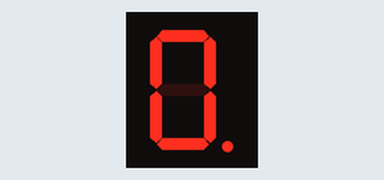
Bench run of a sketch on a simulated Arduino Uno, built with avr-gcc and run on an emulated ATmega328P. Parts: 1-digit seven-segment display. Wiring (inferred from the names in the program): 1-digit 7-segment display, segments lit when LOW: segments pin 2, pin 3, pin 4, pin 5, pin 6, pin 7, pin 8, pin 9. The segment pins are drawn as the display they are named for.

Above: at 0.1 s.
At 1.1 s:
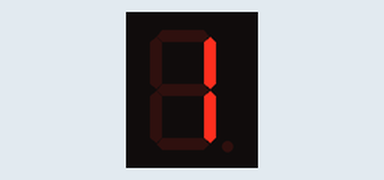
At 2.1 s:
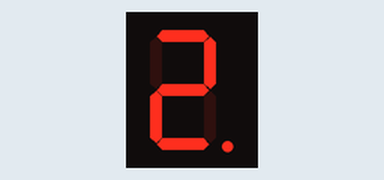
At 4.1 s:
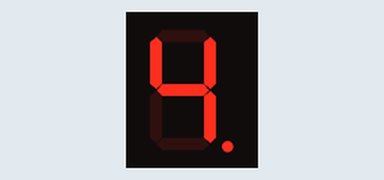
At 6.1 s:
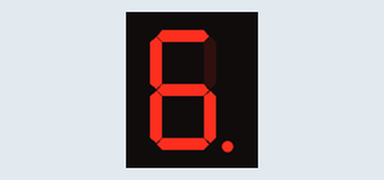
At 9.1 s:
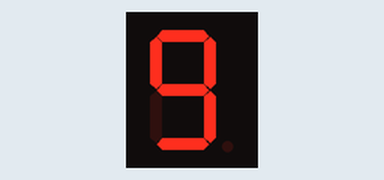

The sketch:

7-SEGMENT.ino
```cpp
#define segA 2
#define segB 3
#define segC 4
#define segD 5
#define segE 6
#define segF 7
#define segG 8
#define segDP 9

void setup() {
  // put your setup code here, to run once:
  pinMode(segA, OUTPUT);
  pinMode(segB, OUTPUT);
  pinMode(segC, OUTPUT);
  pinMode(segD, OUTPUT);
  pinMode(segE, OUTPUT);
  pinMode(segF, OUTPUT);
  pinMode(segG, OUTPUT);
  pinMode(segDP, OUTPUT);


}

void loop() {
  // put your main code here, to run repeatedly:

  // 0

  digitalWrite(segA, LOW);
  digitalWrite(segB, LOW);
  digitalWrite(segC, LOW);
  digitalWrite(segD, LOW);
  digitalWrite(segE, LOW);
  digitalWrite(segF, LOW);
  digitalWrite(segG, HIGH);
  digitalWrite(segDP, LOW);
  delay(1000);

  // 1

  digitalWrite(segA, HIGH);
  digitalWrite(segB, LOW);
  digitalWrite(segC, LOW);
  digitalWrite(segD, HIGH);
  digitalWrite(segE, HIGH);
  digitalWrite(segF, HIGH);
  digitalWrite(segG, HIGH);
  digitalWrite(segDP, HIGH);
  delay(1000);

  // 2

  digitalWrite(segA, LOW);
  digitalWrite(segB, LOW);
  digitalWrite(segC, HIGH);
  digitalWrite(segD, LOW);
  digitalWrite(segE, LOW);
  digitalWrite(segF, HIGH);
  digitalWrite(segG, LOW);
  digitalWrite(segDP, LOW);
  delay(1000);

  // 3

  digitalWrite(segA, LOW);
  digitalWrite(segB, LOW);
  digitalWrite(segC, LOW);
  digitalWrite(segD, LOW);
  digitalWrite(segE, HIGH);
  digitalWrite(segF, HIGH);
  digitalWrite(segG, LOW);
  digitalWrite(segDP, HIGH);
  delay(1000);

  // 4

  digitalWrite(segA, HIGH);
  digitalWrite(segB, LOW);
  digitalWrite(segC, LOW);
  digitalWrite(segD, HIGH);
  digitalWrite(segE, HIGH);
  digitalWrite(segF, LOW);
  digitalWrite(segG, LOW);
  digitalWrite(segDP, LOW);
  delay(1000);

  // 5

  digitalWrite(segA, LOW);
  digitalWrite(segB, HIGH);
  digitalWrite(segC, LOW);
  digitalWrite(segD, LOW);
  digitalWrite(segE, HIGH);
  digitalWrite(segF, LOW);
  digitalWrite(segG, LOW);
  digitalWrite(segDP, HIGH);
  delay(1000);

  // 6

  digitalWrite(segA, LOW);
  digitalWrite(segB, HIGH);
  digitalWrite(segC, LOW);
  digitalWrite(segD, LOW);
  digitalWrite(segE, LOW);
  digitalWrite(segF, LOW);
  digitalWrite(segG, LOW);
  digitalWrite(segDP, LOW);
  delay(1000);


  // 7

  digitalWrite(segA, LOW);
  digitalWrite(segB, LOW);
  digitalWrite(segC, LOW);
  digitalWrite(segD, HIGH);
  digitalWrite(segE, HIGH);
  digitalWrite(segF, HIGH);
  digitalWrite(segG, HIGH);
  digitalWrite(segDP, HIGH);
  delay(1000);


  // 8

  digitalWrite(segA, LOW);
  digitalWrite(segB, LOW);
  digitalWrite(segC, LOW);
  digitalWrite(segD, LOW);
  digitalWrite(segE, LOW);
  digitalWrite(segF, LOW);
  digitalWrite(segG, LOW);
  digitalWrite(segDP, LOW);
  delay(1000);

  // 9

  digitalWrite(segA, LOW);
  digitalWrite(segB, LOW);
  digitalWrite(segC, LOW);
  digitalWrite(segD, LOW);
  digitalWrite(segE, HIGH);
  digitalWrite(segF, LOW);
  digitalWrite(segG, LOW);
  digitalWrite(segDP, LOW);
  digitalWrite(segDP, HIGH);
  delay(1000);
}
```

Measured:
- by itself, everything shown: repeats every 10.0 s, in 10 steps
- what the display in image 1 shows lasts 1.0 s, from 1.0 s to 2.0 s
